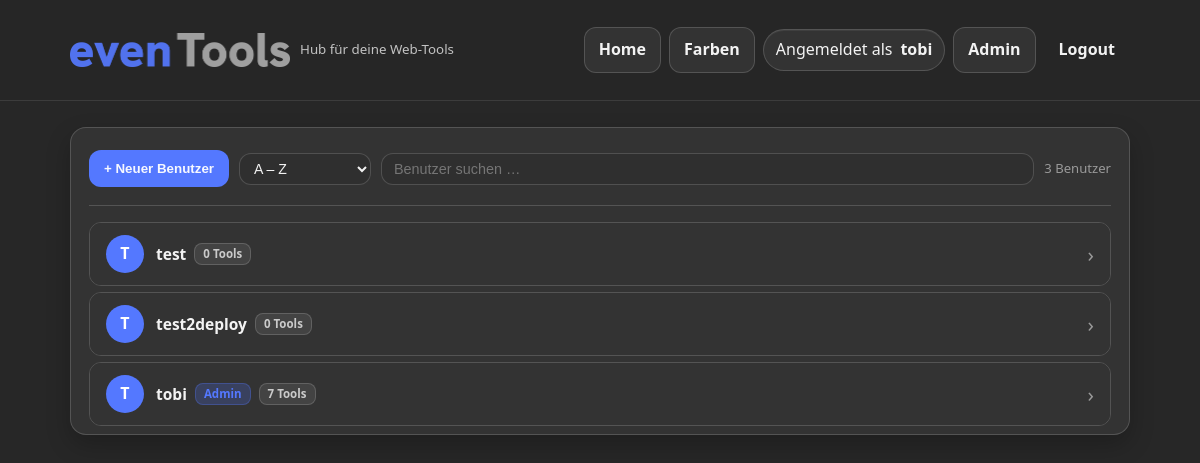
/admin_users.php (signed in), run on an earlier commit of the app's database.
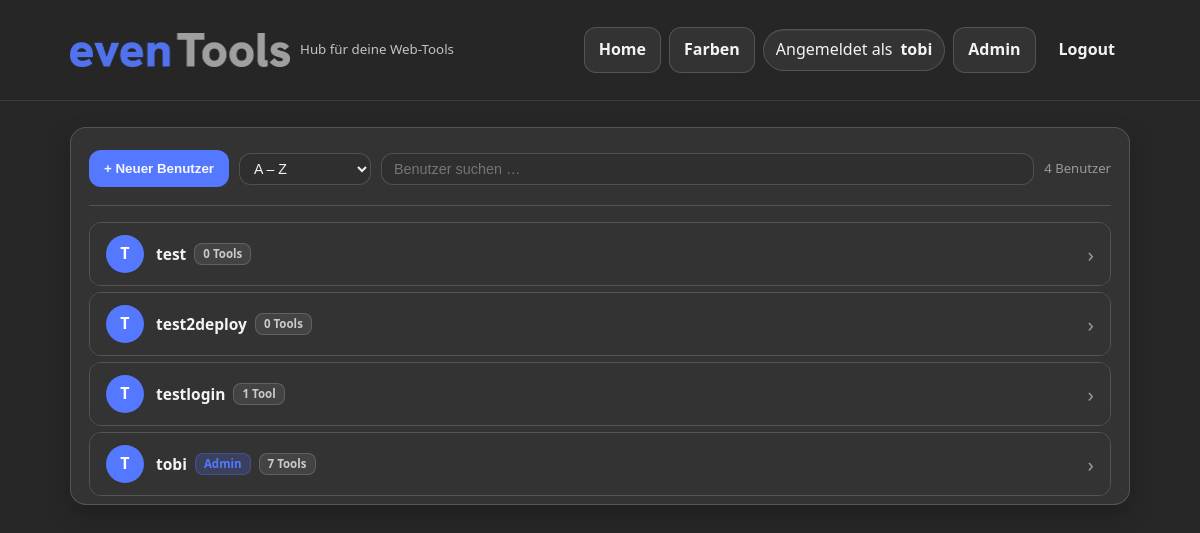
And on a later commit of the database.
### tables this page shows
CREATE TABLE users (
  id INTEGER PRIMARY KEY AUTOINCREMENT,
  username TEXT UNIQUE NOT NULL,
  passhash TEXT NOT NULL,
  tools TEXT NOT NULL,
  is_admin INTEGER NOT NULL DEFAULT 0
);

### app/config.php (called while the page is built, shortened)
<?php
$dataDirEnv = trim((string)(getenv('APP_DATA_DIR') ?: ''));
$appDir = __DIR__;
$projectRoot = dirname(__DIR__);
$runtimeDataDir = $projectRoot . '/data';
if ($dataDirEnv !== '') {
  $dataDir = $dataDirEnv;
} elseif (is_file($runtimeDataDir . '/users.sqlite')) {
  $dataDir = $runtimeDataDir;
} elseif (is_file($appDir . '/users.sqlite')) {
  $dataDir = $appDir;
} elseif (is_dir($runtimeDataDir)) {
  $dataDir = $runtimeDataDir;
} else {
  $dataDir = $appDir;
}
return [
  'site_name'    => 'Tools',
  'session_name' => 'TOOLSSESS',
  'tools_dir'    => __DIR__ . '/tools',
  'db_path'      => $dataDir . '/users.sqlite',
  'dguv_db_path' => $dataDir . '/dguv.sqlite',
  'cuesheet_db_path' => $dataDir . '/cuesheet.sqlite',
  'pdf_template_db_path' => $dataDir . '/pdf_templates.sqlite',
  'patchmatrix_db_path' => $dataDir . '/patchmatrix.sqlite',
  'data_dir' => $dataDir,
  'dguv_agent_token' => getenv('DGUV_AGENT_TOKEN') ?: '',
];

### admin_users.php (the view, shortened to what this page needs)
<?php
require __DIR__ . '/_bootstrap.php';
$config = require __DIR__ . '/app/config.php';
$db = new PDO('sqlite:' . $config['db_path']);
$db->setAttribute(PDO::ATTR_ERRMODE, PDO::ERRMODE_EXCEPTION);
$allTools = [];
$toolsBase = realpath($config['tools_dir']);
if ($toolsBase) {
  foreach (glob($toolsBase . '/*', GLOB_ONLYDIR) as $dir) $allTools[] = basename($dir);
  sort($allTools);
}
$users = $db->query("SELECT id, username, is_admin, tools FROM users ORDER BY username")->fetchAll(PDO::FETCH_ASSOC);
page_start('Admin · Benutzer');
?>
<div class="card card-compact-bottom">
  <div class="um-toolbar">
    <button class="btn btn-primary" id="open-create-modal" type="button">&#43; Neuer Benutzer</button>
    <select class="select um-sort-select" id="um-sort" title="Sortierung">
      <option value="az">A &#x2013; Z</option>
    </select>
    <div class="um-search-wrap">
      <input class="input um-search" id="um-search" type="search" placeholder="Benutzer suchen &#x2026;" autocomplete="off">
    </div>
    <span class="um-count" id="um-count"><?=count($users)?> Benutzer</span>
  </div>
  <div class="um-list" id="um-list">
  <?php foreach ($users as $u):
    $uid       = (int)$u['id'];
    $uname     = (string)$u['username'];
    $uadmin    = (int)$u['is_admin'];
    $utools    = json_decode((string)$u['tools'], true) ?: [];
    if ($uadmin) $utools = $allTools;
    $toolCount = count($utools);
    $initial   = mb_strtoupper(mb_substr($uname, 0, 1, 'UTF-8'), 'UTF-8');
  ?>
    <div class="um-item" id="um-item-<?=$uid?>" data-uid="<?=$uid?>" data-username="<?=h(strtolower($uname))?>" data-admin="<?=$uadmin?>">
      <div class="um-row" data-uid="<?=$uid?>" tabindex="0" role="button" aria-expanded="false" aria-controls="um-panel-<?=$uid?>">
        <div class="um-avatar"><?=h($initial)?></div>
        <div class="um-meta">
          <span class="um-username"><?=h($uname)?></span>
          <?php if ($uadmin): ?>
            <span class="um-badge um-badge-admin">Admin</span>
          <?php endif; ?>
          <span class="um-badge um-badge-tools"><?=$toolCount?> Tool<?=($toolCount !== 1 ? 's' : '')?></span>
        </div>
        <span class="um-chevron" aria-hidden="true">&#x203A;</span>
      </div>
    </div>
  <?php endforeach; ?>
  </div>
</div>
<?php page_end(); ?>

### _bootstrap.php (shortened to what this page needs)
<?php
$config = require __DIR__ . '/app/config.php';
function h(string $s): string {
  return htmlspecialchars($s, ENT_QUOTES | ENT_SUBSTITUTE, 'UTF-8');
}
function page_start(string $title, bool $show_nav = true): void {
  $site = h(($GLOBALS['config']['site_name'] ?? 'Tools'));
  $t = h($title);
  $cssVersion = (string)@filemtime(__DIR__ . '/assets/app.css');
  $is_authed = !empty($_SESSION['uid']);
  $is_admin  = !empty($_SESSION['is_admin']);
  $username_raw = (string)($_SESSION['username'] ?? '');
  $user         = h($username_raw);
  $body_class   = ($username_raw === 'möhrchen') ? ' class="user-theme-pink"' : '';
  echo "<!doctype html>
<html lang=\"de\">
<head>
  <meta charset=\"utf-8\">
  <meta name=\"viewport\" content=\"width=device-width, initial-scale=1\">
  <title>{$t} · {$site}</title>
  <link rel=\"stylesheet\" href=\"/assets/app.css?v={$cssVersion}\">
</head>
<body{$body_class}>";
  if ($show_nav) {
    echo "<header class=\"topbar\">
      <div class=\"topbar-inner\">
        <a class=\"brand\" href=\"/index.php\">
                <img class=\"brand-logo\" src=\"/assets/Logos/evenTools%20Main%20Logo.png\" alt=\"{$site} Logo\">
          <div>
            <small>Hub für deine Web-Tools</small>
          </div>
        </a>
        <nav class=\"nav\">";
    if ($is_authed) {
      echo "<a class=\"btn\" href=\"/index.php\">Home</a>";
      echo "<a class=\"btn\" href=\"/color_inventory.php\">Farben</a>";
      echo "<span class=\"chip\">Angemeldet als <strong>{$user}</strong></span>";
      if ($is_admin) {
        echo "<a class=\"btn\" href=\"/admin_users.php\">Admin</a>";
      }
      echo "<a class=\"btn btn-ghost\" href=\"/logout.php\">Logout</a>";
    } else {
      echo "<a class=\"btn btn-primary\" href=\"/login.php\">Login</a>";
    }
    echo "</nav>
      </div>
    </header>";
  }
  echo "<main class=\"container\">";
}
function page_end(): void {
  echo "</main></body></html>";
}

What changed in the data, as far as the page shows it:
added users: username "T", username "testlogin", tools "1"
Also different on the page:
count($users): "3" → "4"
